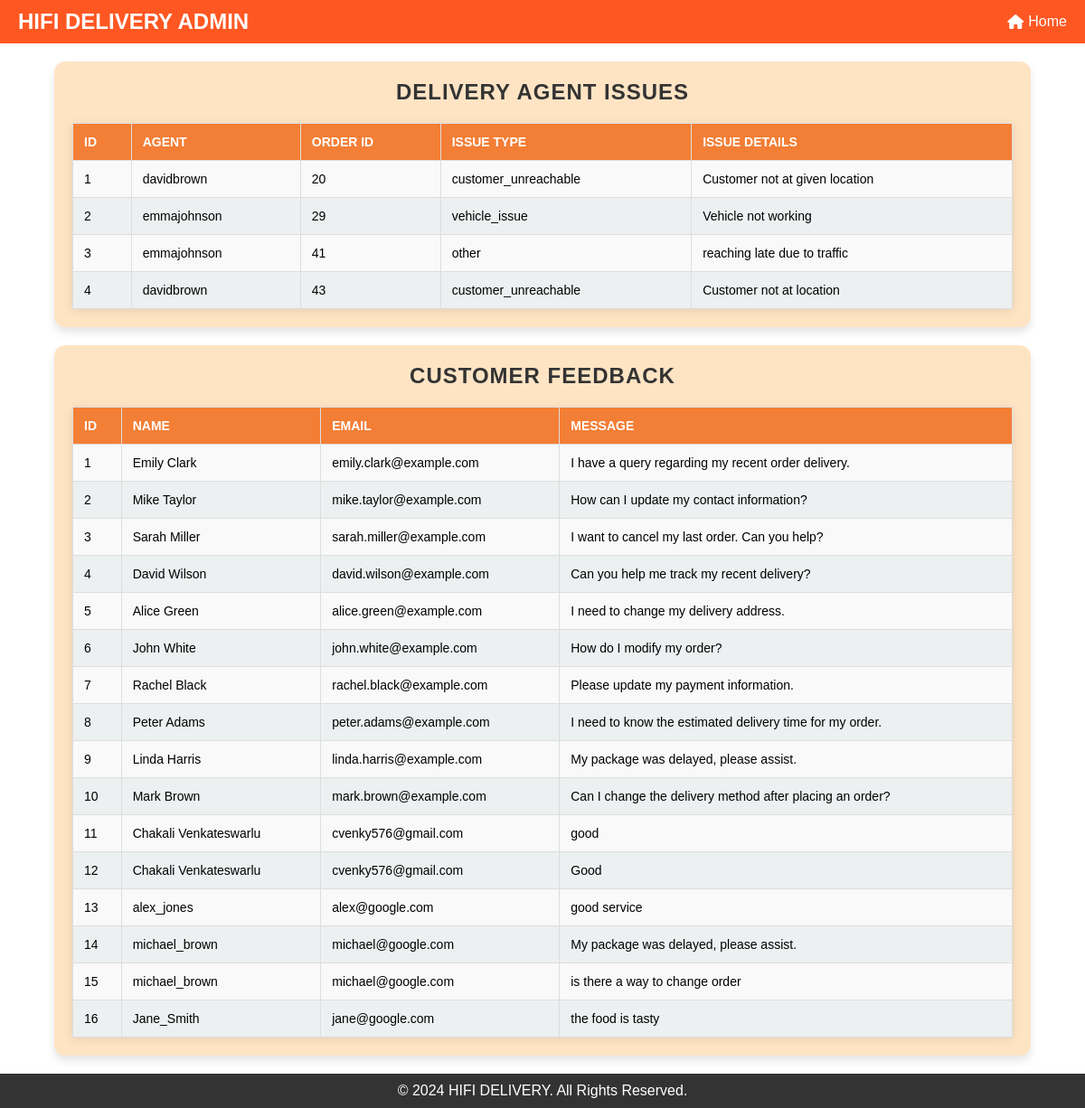
Page /agent_issues on the committed database.
### tables this page shows
CREATE TABLE "Delivery_Agent_Report" (
	"id"	INTEGER,
	"Agent"	TEXT NOT NULL,
	"OrderId"	INTEGER,
	"IssueType"	TEXT NOT NULL,
	"IssueDetails"	TEXT NOT NULL,
	PRIMARY KEY("id" AUTOINCREMENT),
	FOREIGN KEY("OrderId") REFERENCES "orders"("id") ON DELETE CASCADE
);

CREATE TABLE "contact_messages" (
	"id"	INTEGER,
	"name"	TEXT NOT NULL,
	"email"	TEXT NOT NULL,
	"message"	TEXT NOT NULL,
	PRIMARY KEY("id" AUTOINCREMENT)
);

### mergedapp.py (the view)
@app.route('/agent_issues', methods=['GET'])
def agent_issues():
    try:
        with get_db_connection() as conn:
            cursor = conn.cursor()
            cursor.execute('SELECT * FROM Delivery_Agent_Report')
            agent_issues = cursor.fetchall()
            cursor.execute('SELECT id, name, email, message FROM contact_messages')
            customer_feedback = cursor.fetchall()
        return render_template('agent_issues.html',
                               agent_issues=agent_issues,
                               customer_feedback=customer_feedback)
    except sqlite3.OperationalError:
        flash('Database is currently locked. Please try again later.', 'danger')
        return redirect(url_for('delivery'))

### mergedapp.py (called while the page is built)
def get_db_connection():
    conn = sqlite3.connect(DATABASE)  # Timeout to avoid lock
    conn.row_factory = sqlite3.Row
    return conn

### templates/agent_issues.html (shortened to what this page needs)
<!DOCTYPE html>
<html lang="en">
<head>
    <link href="https://cdnjs.cloudflare.com/ajax/libs/font-awesome/6.5.0/css/all.min.css" rel="stylesheet">
</head>
<body>
    <header>
        <div class="logo">HIFI DELIVERY ADMIN</div>
        <nav>
            <ul>
                <li><a href="{{ url_for('admin')}}"><i class="fa-solid fa-house"></i> Home</a></li>
            </ul>
        </nav>
    </header>
    <main>
        <section class="table-container">
            <h1>Delivery Agent Issues</h1>
            <table>
                <thead>
                    <tr>
                        <th>ID</th>
                        <th>Agent</th>
                        <th>Order ID</th>
                        <th>Issue Type</th>
                        <th>Issue Details</th>
                    </tr>
                </thead>
                <tbody>
                    {% for issue in agent_issues %}
                    <tr>
                        <td>{{ issue[0] }}</td>
                        <td>{{ issue[1] }}</td>
                        <td>{{ issue[2] }}</td>
                        <td>{{ issue[3] }}</td>
                        <td>{{ issue[4] }}</td>
                    </tr>
                    {% endfor %}
                </tbody>
            </table>
        </section>
        <section class="table-container">
            <h1>Customer Feedback</h1>
            <table>
                <thead>
                    <tr>
                        <th>ID</th>
                        <th>Name</th>
                        <th>Email</th>
                        <th>Message</th>
                    </tr>
                </thead>
                <tbody>
                    {% for feedback in customer_feedback %}
                    <tr>
                        <td>{{ feedback[0] }}</td>
                        <td>{{ feedback[1] }}</td>
                        <td>{{ feedback[2] }}</td>
                        <td>{{ feedback[3] }}</td>
                    </tr>
                    {% endfor %}
                </tbody>
            </table>
        </section>
    </main>
    <footer>
        <p>&copy; 2024 HIFI DELIVERY. All Rights Reserved.</p>
    </footer>
</body>
</html>

### templates/agent_issues.html (style rules this page uses)
* { margin: 0; padding: 0; box-sizing: border-box; font-family: Arial, sans-serif; }
body { display: flex; flex-direction: column; min-height: 100vh; margin: 0; }
main { flex: 1; }
footer { background-color: #333; color: white; text-align: center; padding: 10px 0; }
header { background: #ff5722; color: white; padding: 10px 20px; display: flex; justify-content: space-between; align-items: center; flex-wrap: wrap; }
header .logo { font-size: 1.5rem; font-weight: bold; }
header nav ul { list-style: none; display: flex; gap: 15px; flex-wrap: wrap; }
header nav ul li a { color: white; text-decoration: none; display: flex; align-items: center; }
header nav ul li a i { margin-right: 5px; }
.table-container { background-color: #ffe4c4; padding: 20px; border-radius: 12px; box-shadow: 0 6px 10px rgba(0, 0, 0, 0.1); margin: 20px auto; width: 90%; max-width: 1100px; }
h1 { font-family: 'Arial', sans-serif; font-size: 24px; font-weight: bold; color: #333; text-align: center; text-transform: uppercase; letter-spacing: 1px; margin-bottom: 20px; }
table { width: 100%; border-collapse: collapse; background-color: #fff; box-shadow: 0 2px 10px rgba(0, 0, 0, 0.1); }
th, td { border: 1px solid #ddd; padding: 12px; text-align: left; font-size: 14px; }
th { background-color: rgb(243, 126, 53); color: #fff; text-transform: uppercase; }
td { background-color: #f9f9f9; }
tr:nth-child(even) td { background-color: #ecf0f1; }

### rows in the picture
Delivery_Agent_Report: id "1", Agent "davidbrown", OrderId "20", IssueType "customer_unreachable", IssueDetails "Customer not at given location"
Delivery_Agent_Report: id "2", Agent "emmajohnson", OrderId "29", IssueType "vehicle_issue", IssueDetails "Vehicle not working"
Delivery_Agent_Report: id "3", Agent "emmajohnson", OrderId "41", IssueType "other", IssueDetails "reaching late due to traffic"
Delivery_Agent_Report: id "4", Agent "davidbrown", OrderId "43", IssueType "customer_unreachable", IssueDetails "Customer not at location"
contact_messages: id "1", name "Emily Clark", email "emily.clark@example.com", message "I have a query regarding my recent order delivery."
contact_messages: id "2", name "Mike Taylor", email "mike.taylor@example.com", message "How can I update my contact information?"
contact_messages: id "3", name "Sarah Miller", email "sarah.miller@example.com", message "I want to cancel my last order. Can you help?"
contact_messages: id "4", name "David Wilson", email "david.wilson@example.com", message "Can you help me track my recent delivery?"
contact_messages: id "5", name "Alice Green", email "alice.green@example.com", message "I need to change my delivery address."
contact_messages: id "6", name "John White", email "john.white@example.com", message "How do I modify my order?"
contact_messages: id "7", name "Rachel Black", email "rachel.black@example.com", message "Please update my payment information."
contact_messages: id "8", name "Peter Adams", email "peter.adams@example.com", message "I need to know the estimated delivery time for my order."
contact_messages: id "9", name "Linda Harris", email "linda.harris@example.com", message "My package was delayed, please assist."
contact_messages: id "10", name "Mark Brown", email "mark.brown@example.com", message "Can I change the delivery method after placing an order?"
contact_messages: id "11", name "Chakali Venkateswarlu", email "cvenky576@gmail.com", message "good"
contact_messages: id "12", name "Chakali Venkateswarlu", email "cvenky576@gmail.com", message "Good"
contact_messages: id "13", name "alex_jones", email "alex@google.com", message "good service"
contact_messages: id "14", name "michael_brown", email "michael@google.com", message "My package was delayed, please assist."
contact_messages: id "15", name "michael_brown", email "michael@google.com", message "is there a way to change order"
contact_messages: id "16", name "Jane_Smith", email "jane@google.com", message "the food is tasty"
